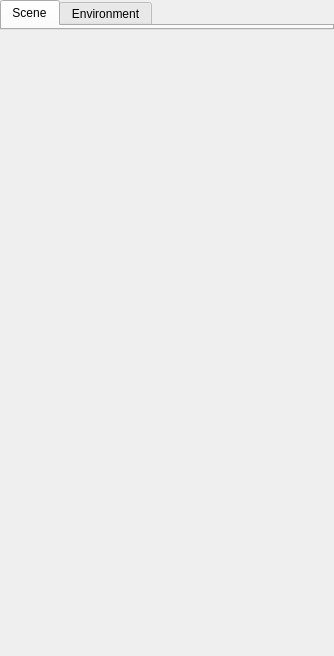
<?xml version="1.0" encoding="UTF-8"?>
<ui version="4.0">
 <class>SceneTab</class>
 <widget class="QWidget" name="SceneTab">
  <property name="geometry">
   <rect>
    <x>0</x>
    <y>0</y>
    <width>334</width>
    <height>656</height>
   </rect>
  </property>
  <property name="windowTitle">
   <string>Scene</string>
  </property>
  <property name="locale">
   <locale language="English" country="UnitedStates"/>
  </property>
  <layout class="QVBoxLayout" name="verticalLayout_3">
   <property name="leftMargin">
    <number>0</number>
   </property>
   <property name="topMargin">
    <number>0</number>
   </property>
   <property name="rightMargin">
    <number>0</number>
   </property>
   <property name="bottomMargin">
    <number>0</number>
   </property>
   <item>
    <widget class="QTabWidget" name="listsTab">
     <property name="currentIndex">
      <number>0</number>
     </property>
     <widget class="QWidget" name="sceneTreePlace">
      <attribute name="title">
       <string>Scene</string>
      </attribute>
      <layout class="QVBoxLayout" name="verticalLayout">
       <property name="leftMargin">
        <number>0</number>
       </property>
       <property name="topMargin">
        <number>0</number>
       </property>
       <property name="rightMargin">
        <number>0</number>
       </property>
       <property name="bottomMargin">
        <number>0</number>
       </property>
      </layout>
     </widget>
     <widget class="QWidget" name="environmentTreePlace">
      <attribute name="title">
       <string>Environment</string>
      </attribute>
      <layout class="QVBoxLayout" name="verticalLayout_2">
       <property name="leftMargin">
        <number>0</number>
       </property>
       <property name="topMargin">
        <number>0</number>
       </property>
       <property name="rightMargin">
        <number>0</number>
       </property>
       <property name="bottomMargin">
        <number>0</number>
       </property>
      </layout>
     </widget>
    </widget>
   </item>
   <item>
    <widget class="QScrollArea" name="propertiesScrollArea">
     <property name="sizePolicy">
      <sizepolicy hsizetype="Expanding" vsizetype="Expanding">
       <horstretch>0</horstretch>
       <verstretch>2</verstretch>
      </sizepolicy>
     </property>
     <property name="frameShape">
      <enum>QFrame::NoFrame</enum>
     </property>
     <property name="horizontalScrollBarPolicy">
      <enum>Qt::ScrollBarAlwaysOff</enum>
     </property>
     <property name="widgetResizable">
      <bool>true</bool>
     </property>
     <widget class="QWidget" name="propertiesPlace">
      <property name="geometry">
       <rect>
        <x>0</x>
        <y>0</y>
        <width>334</width>
        <height>607</height>
       </rect>
      </property>
      <layout class="QVBoxLayout" name="layout">
       <property name="leftMargin">
        <number>0</number>
       </property>
       <property name="topMargin">
        <number>0</number>
       </property>
       <property name="rightMargin">
        <number>0</number>
       </property>
       <property name="bottomMargin">
        <number>0</number>
       </property>
       <item>
        <layout class="QVBoxLayout" name="propertiesPlaceLayout"/>
       </item>
       <item>
        <spacer name="verticalSpacer">
         <property name="orientation">
          <enum>Qt::Vertical</enum>
         </property>
         <property name="sizeHint" stdset="0">
          <size>
           <width>20</width>
           <height>384</height>
          </size>
         </property>
        </spacer>
       </item>
      </layout>
     </widget>
    </widget>
   </item>
  </layout>
 </widget>
 <resources/>
 <connections/>
</ui>
